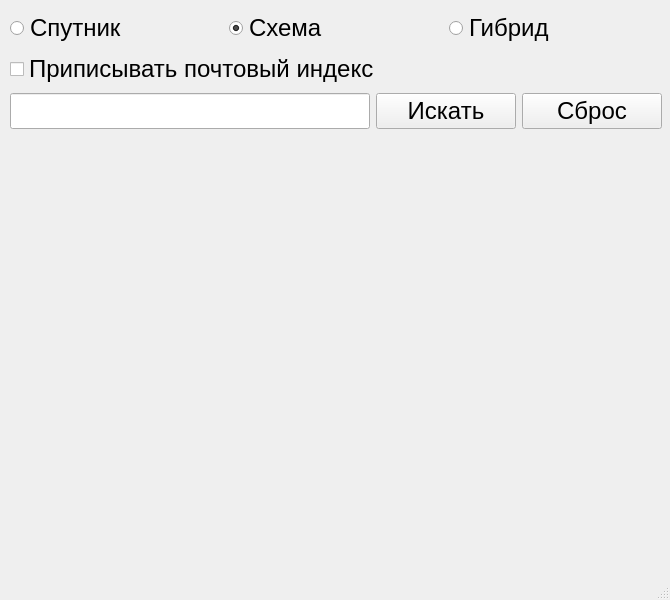
<?xml version="1.0" encoding="UTF-8"?>
<ui version="4.0">
 <class>MainWindow</class>
 <widget class="QMainWindow" name="MainWindow">
  <property name="geometry">
   <rect>
    <x>0</x>
    <y>0</y>
    <width>670</width>
    <height>600</height>
   </rect>
  </property>
  <property name="sizePolicy">
   <sizepolicy hsizetype="Fixed" vsizetype="Fixed">
    <horstretch>0</horstretch>
    <verstretch>0</verstretch>
   </sizepolicy>
  </property>
  <property name="minimumSize">
   <size>
    <width>670</width>
    <height>600</height>
   </size>
  </property>
  <property name="maximumSize">
   <size>
    <width>670</width>
    <height>600</height>
   </size>
  </property>
  <property name="font">
   <font>
    <pointsize>18</pointsize>
   </font>
  </property>
  <property name="windowTitle">
   <string>Карты</string>
  </property>
  <property name="styleSheet">
   <string notr="true"/>
  </property>
  <widget class="QWidget" name="centralwidget">
   <widget class="QWidget" name="layoutWidget">
    <property name="geometry">
     <rect>
      <x>10</x>
      <y>10</y>
      <width>652</width>
      <height>577</height>
     </rect>
    </property>
    <layout class="QVBoxLayout" name="verticalLayout">
     <item>
      <layout class="QHBoxLayout" name="horizontalLayout">
       <item>
        <widget class="QRadioButton" name="rb_sat">
         <property name="focusPolicy">
          <enum>Qt::NoFocus</enum>
         </property>
         <property name="text">
          <string>Спутник</string>
         </property>
         <property name="checked">
          <bool>false</bool>
         </property>
         <attribute name="buttonGroup">
          <string notr="true">types_of_map</string>
         </attribute>
        </widget>
       </item>
       <item>
        <widget class="QRadioButton" name="rb_map">
         <property name="focusPolicy">
          <enum>Qt::NoFocus</enum>
         </property>
         <property name="text">
          <string>Схема</string>
         </property>
         <property name="checked">
          <bool>true</bool>
         </property>
         <attribute name="buttonGroup">
          <string notr="true">types_of_map</string>
         </attribute>
        </widget>
       </item>
       <item>
        <widget class="QRadioButton" name="rb_hybrid">
         <property name="focusPolicy">
          <enum>Qt::NoFocus</enum>
         </property>
         <property name="text">
          <string>Гибрид</string>
         </property>
         <attribute name="buttonGroup">
          <string notr="true">types_of_map</string>
         </attribute>
        </widget>
       </item>
      </layout>
     </item>
     <item>
      <widget class="QCheckBox" name="post_code">
       <property name="text">
        <string>Приписывать почтовый индекс</string>
       </property>
      </widget>
     </item>
     <item>
      <layout class="QHBoxLayout" name="horizontalLayout_2">
       <item>
        <widget class="QLineEdit" name="input_toponym"/>
       </item>
       <item>
        <widget class="QPushButton" name="search_btn">
         <property name="minimumSize">
          <size>
           <width>140</width>
           <height>0</height>
          </size>
         </property>
         <property name="text">
          <string>Искать</string>
         </property>
        </widget>
       </item>
       <item>
        <widget class="QPushButton" name="reset_btn">
         <property name="minimumSize">
          <size>
           <width>140</width>
           <height>0</height>
          </size>
         </property>
         <property name="text">
          <string>Сброс</string>
         </property>
        </widget>
       </item>
      </layout>
     </item>
     <item>
      <widget class="QLabel" name="image">
       <property name="sizePolicy">
        <sizepolicy hsizetype="Fixed" vsizetype="Fixed">
         <horstretch>0</horstretch>
         <verstretch>0</verstretch>
        </sizepolicy>
       </property>
       <property name="minimumSize">
        <size>
         <width>650</width>
         <height>450</height>
        </size>
       </property>
       <property name="maximumSize">
        <size>
         <width>650</width>
         <height>450</height>
        </size>
       </property>
       <property name="text">
        <string/>
       </property>
      </widget>
     </item>
    </layout>
   </widget>
  </widget>
  <widget class="QStatusBar" name="status">
   <property name="sizePolicy">
    <sizepolicy hsizetype="Preferred" vsizetype="Fixed">
     <horstretch>0</horstretch>
     <verstretch>0</verstretch>
    </sizepolicy>
   </property>
   <property name="minimumSize">
    <size>
     <width>0</width>
     <height>50</height>
    </size>
   </property>
  </widget>
 </widget>
 <resources/>
 <connections/>
 <buttongroups>
  <buttongroup name="types_of_map"/>
 </buttongroups>
</ui>
